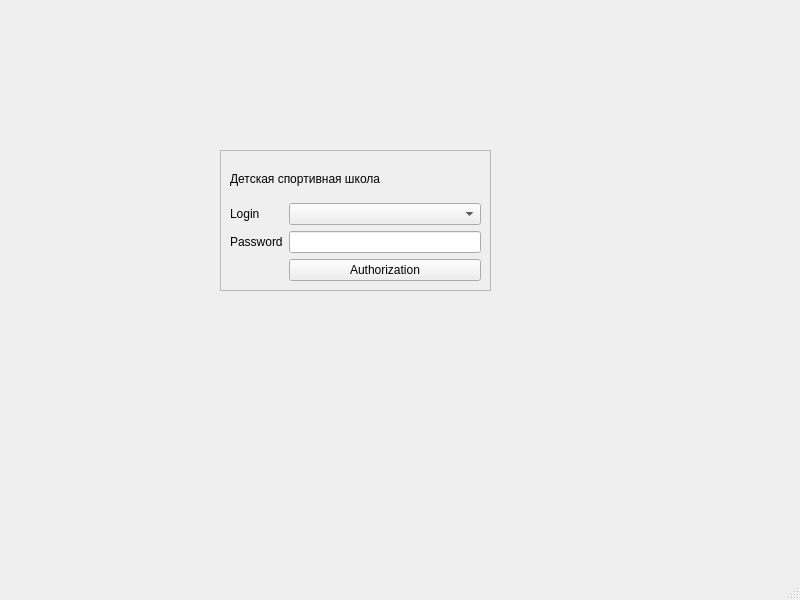
<?xml version="1.0" encoding="UTF-8"?>
<ui version="4.0">
 <class>MainWindow</class>
 <widget class="QMainWindow" name="MainWindow">
  <property name="geometry">
   <rect>
    <x>0</x>
    <y>0</y>
    <width>800</width>
    <height>600</height>
   </rect>
  </property>
  <property name="windowTitle">
   <string>MainWindow</string>
  </property>
  <widget class="QWidget" name="centralwidget">
   <widget class="QFrame" name="frame">
    <property name="geometry">
     <rect>
      <x>220</x>
      <y>150</y>
      <width>271</width>
      <height>141</height>
     </rect>
    </property>
    <property name="frameShape">
     <enum>QFrame::StyledPanel</enum>
    </property>
    <property name="frameShadow">
     <enum>QFrame::Raised</enum>
    </property>
    <layout class="QGridLayout" name="gridLayout">
     <item row="0" column="0" colspan="2">
      <widget class="QLabel" name="label_3">
       <property name="text">
        <string>Детская спортивная школа</string>
       </property>
      </widget>
     </item>
     <item row="1" column="0">
      <widget class="QLabel" name="lbLogin">
       <property name="text">
        <string>Login</string>
       </property>
      </widget>
     </item>
     <item row="2" column="0">
      <widget class="QLabel" name="lbPass">
       <property name="text">
        <string>Password</string>
       </property>
      </widget>
     </item>
     <item row="2" column="1">
      <widget class="QLineEdit" name="lePassword">
       <property name="echoMode">
        <enum>QLineEdit::Password</enum>
       </property>
      </widget>
     </item>
     <item row="3" column="1">
      <widget class="QPushButton" name="btnAuth">
       <property name="text">
        <string>Authorization</string>
       </property>
      </widget>
     </item>
     <item row="1" column="1">
      <widget class="QComboBox" name="comboBox">
       <item>
        <property name="text">
         <string/>
        </property>
       </item>
       <item>
        <property name="text">
         <string>admin</string>
        </property>
       </item>
       <item>
        <property name="text">
         <string>user</string>
        </property>
       </item>
      </widget>
     </item>
    </layout>
   </widget>
  </widget>
  <widget class="QMenuBar" name="menubar">
   <property name="geometry">
    <rect>
     <x>0</x>
     <y>0</y>
     <width>800</width>
     <height>22</height>
    </rect>
   </property>
  </widget>
  <widget class="QStatusBar" name="statusbar"/>
 </widget>
 <resources/>
 <connections/>
</ui>
